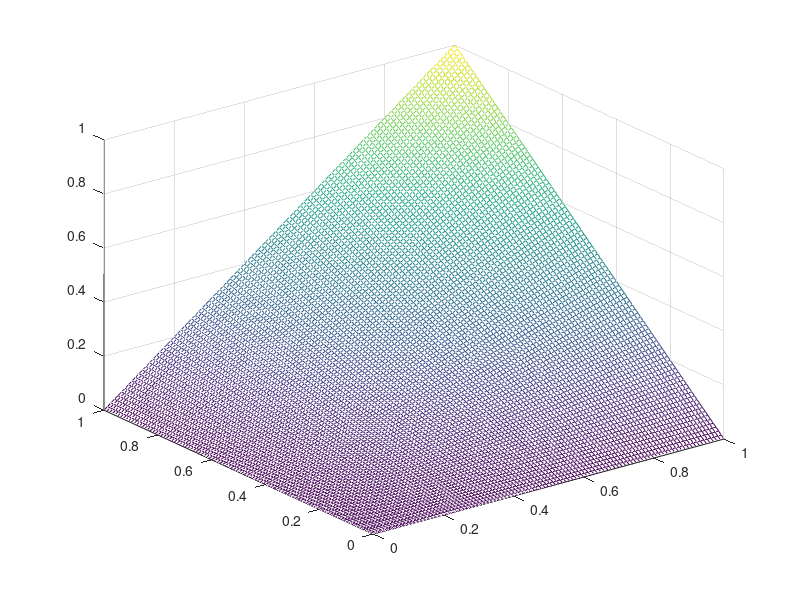

Write MATLAB code to recreate this figure. (Note: this script raises an error after producing the figure.)
clear all; close all;

a = [0:0.01:1];
b = [0:0.01:1];
[X,Y]=meshgrid(a,b);

%% Freche bounds + independant

op= @(x,y) max(x+y-1,0);
indep= @(x,y) x.*y;
perf= @(x,y) min(x,y);

ZZ = indep(X,Y);
figure;
meshc(X,Y,ZZ)

%% Gaussian Copula

mu = [0,0];
sigma=[1,0.5;0.5,1];

Gau=@(x,y)mvncdf([norminv(x,mu(1),sqrt(sigma(1))),norminv(y,mu(2),sqrt(sigma(4)))],mu,sigma);


ZZZ = zeros(size(X));

for i=1:length(X)
    for j=1:length(Y)
        ZZZ(i,j) = Gau(X(i,j),Y(i,j));
    end
end

figure
meshc(X,Y,ZZZ);


%% Frank copula

% s>0; 0 for perfect, 1 for indep, inf for oposite
s =200;
C = @(x,y) log(1+(s.^x-1).*(s.^y-1)./(s-1))/log(s);
Z = C(X,Y);
%figure;
%meshc(X,Y,Z);

%% Clayton Copula

% t>-1; -1 for opisite, 0 for indep and inf for perfect
t = -1;
Cla = @(x,y) max((x.^(-t)+y.^(-t)-1).^(-1/t),0);
Z2 = Cla(X,Y);
%figure
%meshc(X,Y,Z2);



%% Generating joint distribution using marginals a copula

a = [-5:0.01:5];
b = [-5:0.01:5];

[X,Y]=meshgrid(a,b);

Marginal1 = @(x) normcdf(x,0,1);
Marginal2 = @(x) normcdf(x,0,1);

Joint = @ (x,y) op(Marginal1(x),Marginal2(y));

Z3 = Joint(X,Y);
%figure;
%meshc(X,Y,Z3);


%% Generated correlated samples of arbitrary marginals using normal coupla
% family. Applies to higher dimensions


corr = 0.8;             %Select a Pearson correlation

% If spearmans correlation is give transformation is:
% corr = 2*sin(pi*spear/6);

%If Kendall is given:
% corr = sin(pi*kend/2);

a1 = rand(1,2000);       %Independant standard uniform
a2 = rand(1,2000);

w1 = norminv(a1);   %Transform to standard normal space
w2 = norminv(a2);   %Inverse cdf method

z1 = w1;
z2 = corr*w1+sqrt(1-corr^2)*w2; %Induce correlation in standard normal space using 

figure;
plot(z1,z2,'*');

figure;
plot(normcdf(z1),normcdf(z2),'*');

samples1 = logninv(normcdf(z1), 5, 1);
samples2 = betainv(normcdf(z2), 10,2);

%figure
%plot(z1,z2 ,'*');
figure
plot(samples1,samples2,'*');

%% Generating dependent samples using copula
% For this we must use conditioning sampling on the copula. First generate
% a random number, and find the conditional distribution of the copula at
% that point. This is the partial derrivative. Then sample this using it's
% inverse. The two sampled points will be distributed accoring to the
% copula. Transform to whichever marginal using it's inverse and wlala. 

Nsamples =2000;

a1 = rand(1,Nsamples);       %Independant standard uniform
a2 = rand(1,Nsamples);
a3 = zeros(1,Nsamples);


e = 0.0001;                 % Chose small number for numerical integration
spacing = 0.001;            % cdf descritization
numpoints=[0:spacing:1];
cdf = zeros(1,length(numpoints));

for i=1:Nsamples
    
    % Find marginal cdf
    %for l=1:length(numpoints)
    %   cdf(l)=(indep(numpoints(l),a1(i)+e)-indep(numpoints(l),a1(i)))./e;
    %end
    cdf = (C(numpoints,a1(i)+e)-C(numpoints,a1(i)))./e;
    %cdf = Gau(numpoints,a1(i),0.8);
    val = a2(i);
    iterand = -1;
    for k=1:length(cdf)     % Find location of sample in conditional
        if val<cdf(k)
            break
        end
    end
    a3(i)=numpoints(k);
end
figure
plot(a1,a3,'*')


% Transform samples to whichever marginal of choice


samples1 = norminv(a1);
samples2 = norminv(a3);

figure
plot(samples1,samples2,'*')

%figure
%plot(numpoints,cdf);

sigma2 = [1,-0.9;-0.9,1];

pp =mvnrnd(mu,sigma2,Nsamples);
figure
plot(pp(:,1),pp(:,2),'*');


figure;
ksdensity(pp(:,1))

figure;
ksdensity(pp(:,2))

figure
ksdensity([pp(:,1),pp(:,2)])



%% Choleski decomp method
a1 = randn(1,2000);
a2 = randn(1,2000);

figure
plot(a1,a2,'*');

A = [1,0.8;0.8,1];
L = chol(A,'lower');

Samples1 = L(1,1)*a1;
Samples2 = L(2,1)*a1 + L(2,2)*a2;

figure
plot(Samples1,Samples2,'*');

Samples1 = 600+Samples1;
Samples2 = 40+Samples2;

figure
plot(Samples1,Samples2,'*');




